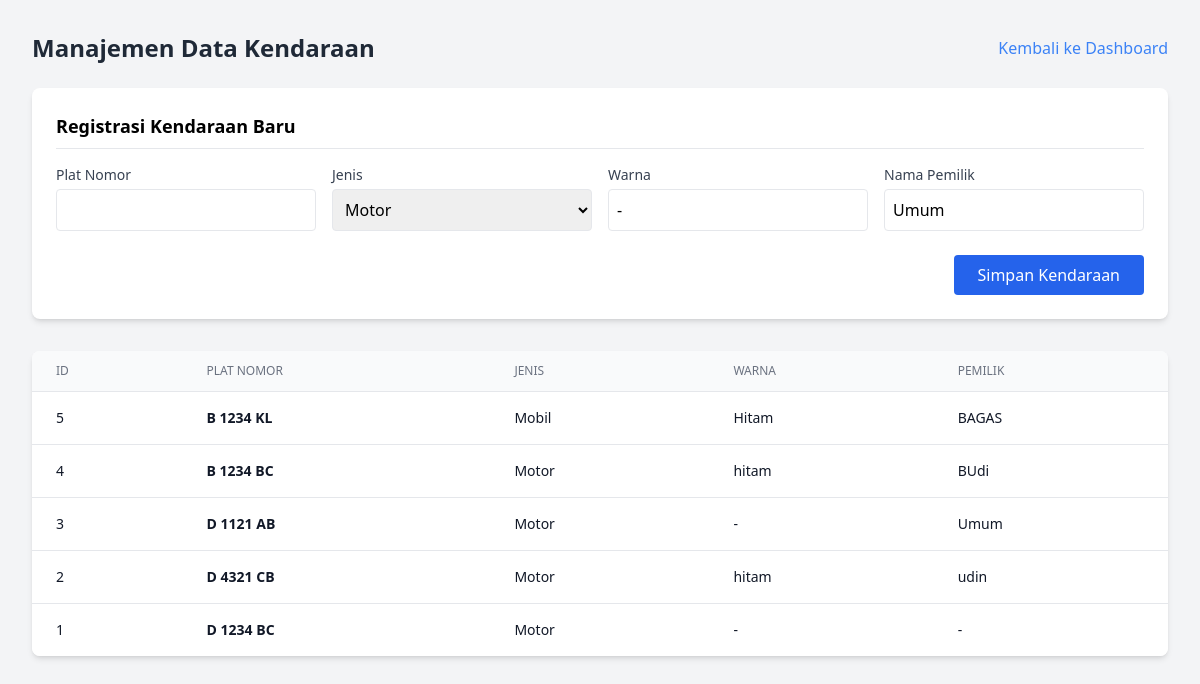
The app's page /public/AdminKendaraanController (signed in) with its own data.
### tables this page shows
CREATE TABLE `tb_kendaraan` (
  `id_kendaraan` int NOT NULL,
  `plat_nomor` varchar(15) NOT NULL,
  `jenis_kendaraan` varchar(20) NOT NULL,
  `warna` varchar(20) DEFAULT NULL,
  `pemilik` varchar(100) DEFAULT NULL,
  `id_user` int DEFAULT NULL
);

### app/core/Controller.php (called while the page is built, shortened)
<?php
class Controller {
    public function view($view, $data = []) {
        require_once '../app/views/' . $view . '.php';
    }
    public function model($model) {
        return new $model;
    }
}

### app/controllers/AdminKendaraanController.php (called while the page is built, shortened)
<?php
class AdminKendaraanController extends Controller {
    public function index() {
        $data['judul'] = 'Manajemen Data Kendaraan';
        $data['kendaraan'] = $this->model('KendaraanModel')->getAllKendaraan();
        $this->view('admin/kendaraan/index', $data);
    }
}

### app/core/App.php (called while the page is built, shortened)
<?php
class App {
    protected $method = 'index';
    protected $params = [];
    public function __construct() {
        $this->controller = new $this->controller;
        call_user_func_array([$this->controller, $this->method], $this->params);
    }
}

### public/index.php (called while the page is built, shortened)
<?php
require_once '../app/core/App.php';
require_once '../app/core/Controller.php';
require_once '../app/core/Database.php';
$app = new App();

### app/core/Database.php (called while the page is built, shortened)
<?php
class Database {
    private $host = 'localhost';
    private $user = 'root';
    private $pass = '';
    private $db_name = 'parkir_apotek';
    private $dbh;
    private $stmt;
    public function __construct() {
        $dsn = 'mysql:host=' . $this->host . ';dbname=' . $this->db_name;
        $option = [
            PDO::ATTR_PERSISTENT => true,
            PDO::ATTR_ERRMODE => PDO::ERRMODE_EXCEPTION
        ];
        try {
            $this->dbh = new PDO($dsn, $this->user, $this->pass, $option);
        } catch(PDOException $e) {
            die($e->getMessage());
        }
    }
    public function query($query) {
        $this->stmt = $this->dbh->prepare($query);
    }
    public function execute() {
        return $this->stmt->execute();
    }
    public function resultSet() {
        $this->execute();
        return $this->stmt->fetchAll(PDO::FETCH_ASSOC);
    }
}

### app/models/KendaraanModel.php (called while the page is built, shortened)
<?php
class KendaraanModel {
    private $db;
    public function __construct() {
        $this->db = new Database();
    }
    public function getAllKendaraan() {
        $this->db->query("SELECT * FROM tb_kendaraan ORDER BY id_kendaraan DESC");
        return $this->db->resultSet();
    }
}

### app/views/admin/kendaraan/index.php (the view, shortened to what this page needs)
<!DOCTYPE html>
<html lang="id">
<head>
    <script src="https://cdn.tailwindcss.com"></script>
</head>
<body class="bg-gray-100 p-8 font-sans">
    <div class="max-w-6xl mx-auto">
        <div class="flex justify-between items-center mb-6">
            <h1 class="text-2xl font-bold text-gray-800"><?= $data['judul']; ?></h1>
            <a href="/parkir_apotek/public/Home" class="text-blue-500 hover:underline">Kembali ke Dashboard</a>
        </div>
        <div class="bg-white p-6 rounded-lg shadow-md mb-8">
            <h2 class="text-lg font-semibold mb-4 border-b pb-2">Registrasi Kendaraan Baru</h2>
            <form action="/parkir_apotek/public/AdminKendaraanController/tambah" method="POST" class="grid grid-cols-1 md:grid-cols-4 gap-4 items-end">
                <div>
                    <label class="block text-sm font-medium text-gray-700 mb-1">Plat Nomor</label>
                    <input type="text" name="plat_nomor" required class="w-full border rounded p-2 focus:ring-blue-500 uppercase">
                </div>
                <div>
                    <label class="block text-sm font-medium text-gray-700 mb-1">Jenis</label>
                    <select name="jenis_kendaraan" required class="w-full border rounded p-2 focus:ring-blue-500">
                        <option value="motor">Motor</option>
                    </select>
                </div>
                <div>
                    <label class="block text-sm font-medium text-gray-700 mb-1">Warna</label>
                    <input type="text" name="warna" value="-" required class="w-full border rounded p-2 focus:ring-blue-500">
                </div>
                <div>
                    <label class="block text-sm font-medium text-gray-700 mb-1">Nama Pemilik</label>
                    <input type="text" name="pemilik" value="Umum" required class="w-full border rounded p-2 focus:ring-blue-500">
                </div>
                <div class="md:col-span-4 flex justify-end mt-2">
                     <button type="submit" class="bg-blue-600 hover:bg-blue-700 text-white px-6 py-2 rounded">Simpan Kendaraan</button>
                </div>
            </form>
        </div>
        <div class="bg-white rounded-lg shadow-md overflow-hidden overflow-x-auto">
            <table class="min-w-full divide-y divide-gray-200">
                <thead class="bg-gray-50">
                    <tr>
                        <th class="px-6 py-3 text-left text-xs font-medium text-gray-500 uppercase">ID</th>
                        <th class="px-6 py-3 text-left text-xs font-medium text-gray-500 uppercase">Plat Nomor</th>
                        <th class="px-6 py-3 text-left text-xs font-medium text-gray-500 uppercase">Jenis</th>
                        <th class="px-6 py-3 text-left text-xs font-medium text-gray-500 uppercase">Warna</th>
                        <th class="px-6 py-3 text-left text-xs font-medium text-gray-500 uppercase">Pemilik</th>
                    </tr>
                </thead>
                <tbody class="bg-white divide-y divide-gray-200">
                    <?php if(!empty($data['kendaraan'])): ?>
                        <?php foreach ($data['kendaraan'] as $kendaraan) : ?>
                            <tr>
                                <td class="px-6 py-4 text-sm text-gray-900"><?= $kendaraan['id_kendaraan']; ?></td>
                                <td class="px-6 py-4 text-sm font-bold text-gray-900 uppercase"><?= htmlspecialchars($kendaraan['plat_nomor'] ?? ''); ?></td>
                                <td class="px-6 py-4 text-sm text-gray-900 capitalize"><?= htmlspecialchars($kendaraan['jenis_kendaraan'] ?? ''); ?></td>
                                <td class="px-6 py-4 text-sm text-gray-900"><?= htmlspecialchars($kendaraan['warna'] ?? '-'); ?></td>
                                <td class="px-6 py-4 text-sm text-gray-900"><?= htmlspecialchars($kendaraan['pemilik'] ?? '-'); ?></td>
                            </tr>
                        <?php endforeach; ?>
                     <?php else: ?>
                        <tr><td colspan="5" class="px-6 py-4 text-center text-sm text-gray-500">Data belum tersedia.</td></tr>
                    <?php endif; ?>
                </tbody>
            </table>
        </div>
    </div>
</body>
</html>

### records on screen
tb_kendaraan: id_kendaraan "5", plat_nomor "B 1234 KL", jenis_kendaraan "Mobil", warna "Hitam", pemilik "BAGAS"
tb_kendaraan: id_kendaraan "4", plat_nomor "B 1234 BC", jenis_kendaraan "Motor", warna "hitam", pemilik "BUdi"
tb_kendaraan: id_kendaraan "3", plat_nomor "D 1121 AB", jenis_kendaraan "Motor", warna "-", pemilik "Umum"
tb_kendaraan: id_kendaraan "2", plat_nomor "D 4321 CB", jenis_kendaraan "Motor", warna "hitam", pemilik "udin"
tb_kendaraan: id_kendaraan "1", plat_nomor "D 1234 BC", jenis_kendaraan "Motor", warna "-", pemilik "-"

### other values on screen
$data['judul'] "Manajemen Data Kendaraan"
